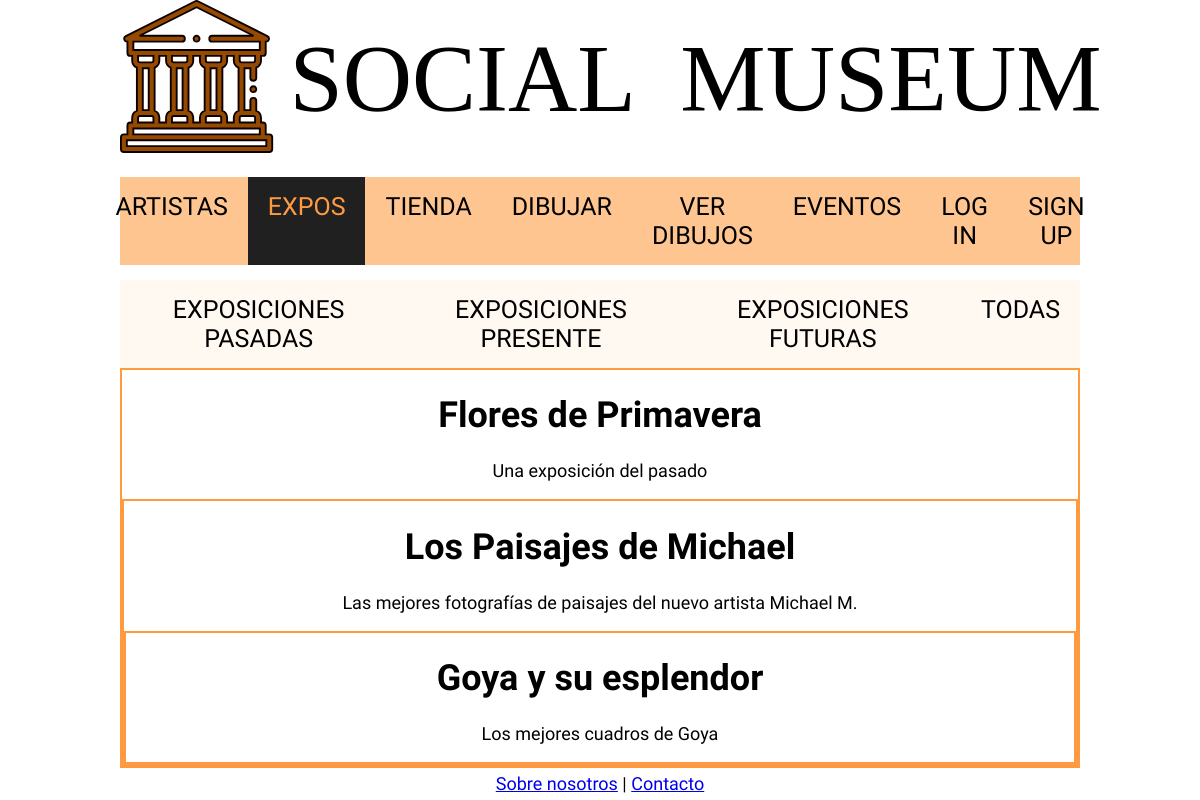
/expos.php, run on an earlier commit of the app's database.
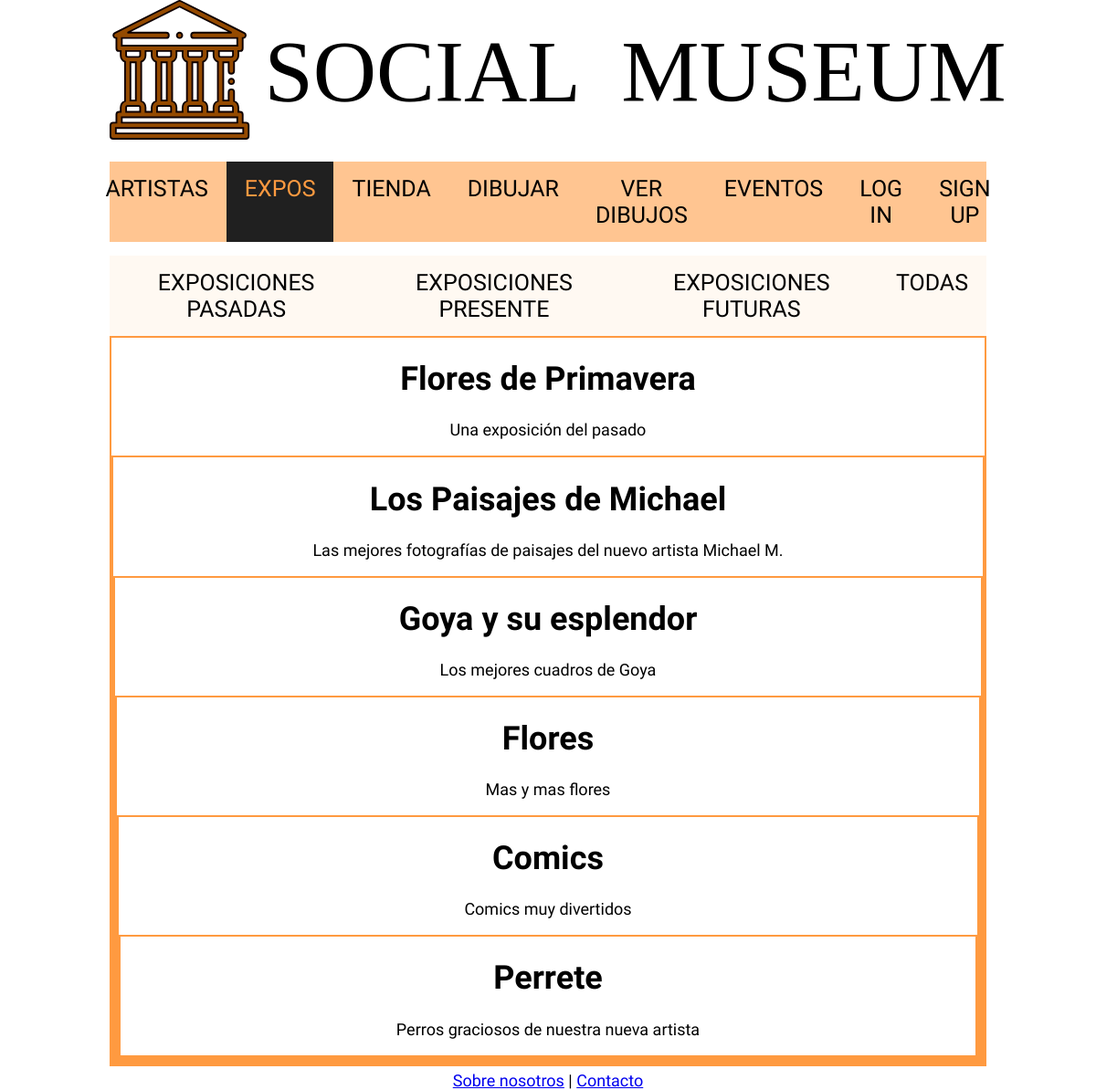
And on a later commit of the database.
### tables this page shows
CREATE TABLE `eventos` (
  `id` int(11) NOT NULL,
  `nombre` varchar(25) NOT NULL,
  `tipo` varchar(25) NOT NULL,
  `descripcion` varchar(255) DEFAULT NULL,
  `fecha_ini` date NOT NULL,
  `fecha_fin` date NOT NULL,
  `precio` float NOT NULL DEFAULT 0
);

### includes/Evento.php (called while the page is built, shortened)
<?php
class Evento
{
    private $descripcion;
	private function __construct($nombre, $tipo, $descripcion, $fecha_ini, $fecha_fin, $precio)
    {
        $this->descripcion = $descripcion;
    }
    public function descripcion(){return $this->descripcion;}
    public static function buscaEvento($nombre, $tipo)
    {
        $app = Aplicacion::getInstance();
        $conn = $app->conexionBd();
		$query = sprintf("SELECT * FROM Eventos E WHERE E.nombre = '%s' AND E.tipo = '%s'",$conn->real_escape_string($nombre),$conn->real_escape_string($tipo));
        $rs = $conn->query($query);
        $result = false;
        if ($rs) {
            if ( $rs->num_rows == 1) {
                $fila = $rs->fetch_assoc();
				$evento = new Evento($fila['nombre'], $fila['tipo'], $fila['descripcion'], $fila['fecha_ini'], $fila['fecha_fin'], $fila['precio']);
                $evento->id = $fila['id'];
                $result = $evento;
            }
        } else {
            echo "Error al consultar en la BD: (" . $conn->errno . ") " . utf8_encode($conn->error);
            exit();
        }
        return $result;
    }
	public static function exposPorFecha($moment){
		$query = sprintf("SELECT nombre FROM Eventos WHERE tipo = 'Expo'");
		$app = Aplicacion::getInstance();
        $conn = $app->conexionBd();
        $rs = $conn->prepare($query);
        $rs->execute();
        $expos = $rs->get_result();
		return $expos;
	}
}

### includes/MostradorExpos.php (the view, shortened to what this page needs)
<?php
class MostradorExpos{
    public function muestra(){
        $moment = false;
	   $expos = Evento::exposPorFecha($moment);
        $filas = $expos->num_rows;
        $html = "";
        if($filas == 0){
            $html = <<<EOF
                <p> ¡No hay exposiciones! </p>
            EOF;
        }
        else{
            foreach($expos as $expo){
                $nombre = $expo['nombre'] ?? null;
                $html .= self::muestraExpo($nombre);
                }
            }
            return $html;
        }
	public function muestraExpo($nombre){
		$evento = Evento::buscaEvento($nombre, 'Expo');
        $descripcion = $evento->descripcion();
            $html = <<<EOF
            <div class="product-info">
            <div class="product-text">
            <h1>$nombre</h1>
            <p>$descripcion </p>
            </div>
EOF;
        return $html;
	}
}
?>

What changed in the data, as far as the page shows it:
added eventos: nombre "Flores", descripcion "Mas y mas flores"
added eventos: nombre "Comics", descripcion "Comics muy divertidos"
added eventos: nombre "Perrete", descripcion "Perros graciosos de nuestra nueva artista"
